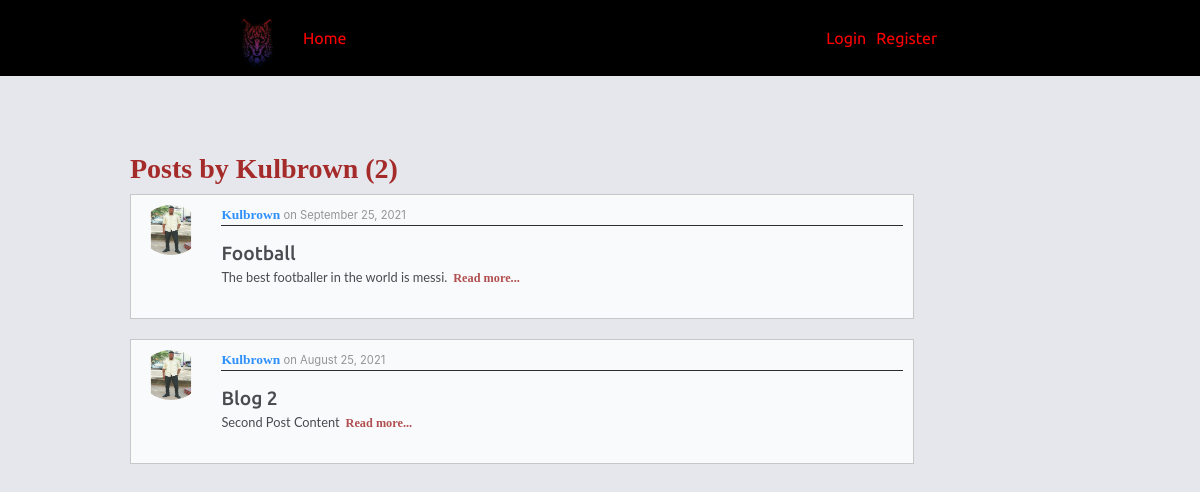
The page /posts/user/Kulbrown on the database as committed earlier.
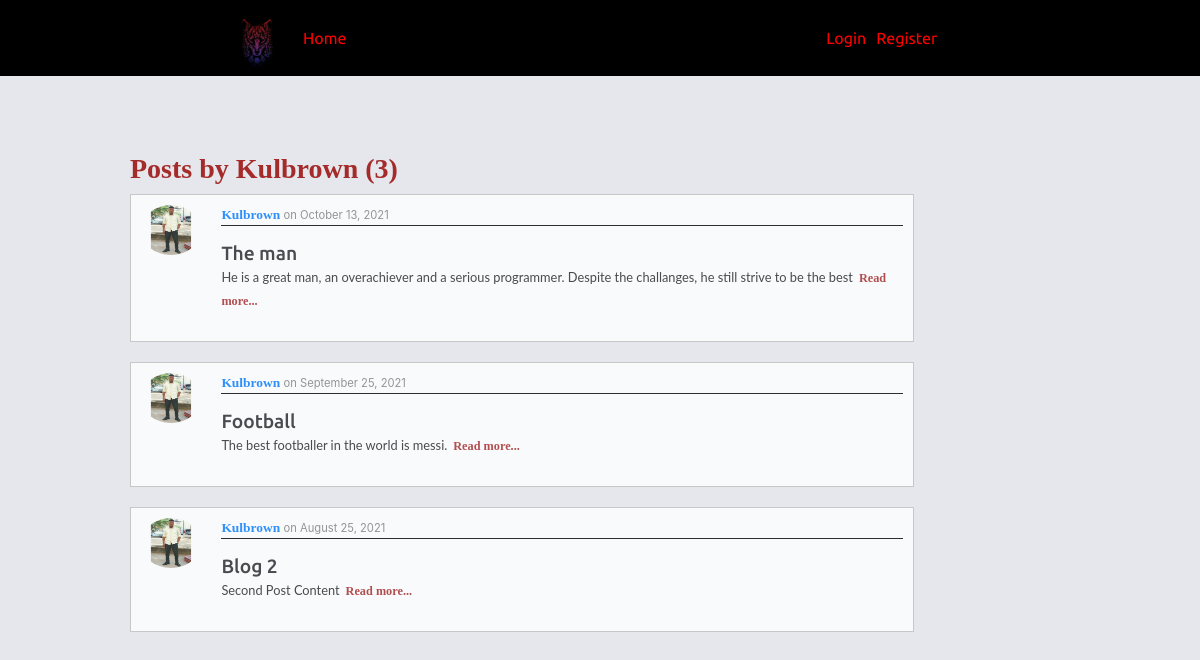
The same page on the database as committed later.
### posts/models.py (models this page shows, shortened)
class postmode(models.Model):
    title = models.CharField(max_length=100)
    content = models.TextField()
    date_posted = models.DateTimeField(default=timezone.now)
    author = models.ForeignKey(User, on_delete=models.CASCADE)
    def get_absolute_url(self):
        return reverse('post-detail', kwargs={"id": self.id})

### users/models.py (models this page shows, shortened)
class Profile(models.Model):
     user = models.OneToOneField(User, on_delete=models.CASCADE)
     image = models.ImageField(default='default.jpg', upload_to='profile_pics')

### posts/views.py (the view)
# urls.py: path('user/<str:username>', views.Userlist_view.as_view(), name='user-post'),
class Userlist_view(ListView):
    model = postmode
    template_name = "user_post.html"
    context_object_name = 'posts'
    paginate_by = 4
    def get_queryset(self):
            user = get_object_or_404(User, username=self.kwargs.get('username'))
            return postmode.objects.order_by('-date_posted').filter(author=user)

### posts/templates/user_post.html (shortened to what this page needs)
{% extends "post_base.html" %}
{% load static %}
{% block content %}
    <h3 class="bar" >Posts by {{ view.kwargs.username }} ({{ page_obj.paginator.count }})</h3>
        {% for instance in posts %}
    <div class="second1">
        <img  width="40px;" src="{{ instance.author.profile.image.url}}">
       <div class="second">
            <p><span><a href="{% url 'user-post' instance.author.username %}">{{ instance.author}}</a>
           </span> on {{ instance.date_posted|date:"F d, Y" }}</p>
        <h2>{{ instance.title }}</h2>
        <div class="span1">{{ instance.content|truncatewords:30 }}<span class="span2"><a href="{{ instance.get_absolute_url }}">Read more...</a></span></div>
       </div>
    </div>
        {% endfor %}
{% endblock %}

Rows that differ between the two databases and show on the page:
added postmode: author.profile.image (picture), author "Kulbrown", date_posted "October 13, 2021", title "The man", content "He is a great man, an overachiever and a serious programmer. Despite the challanges, he still strive to be the best"
Other text that changed with them:
{{ page_obj.paginator.count }}: "2" → "3"
